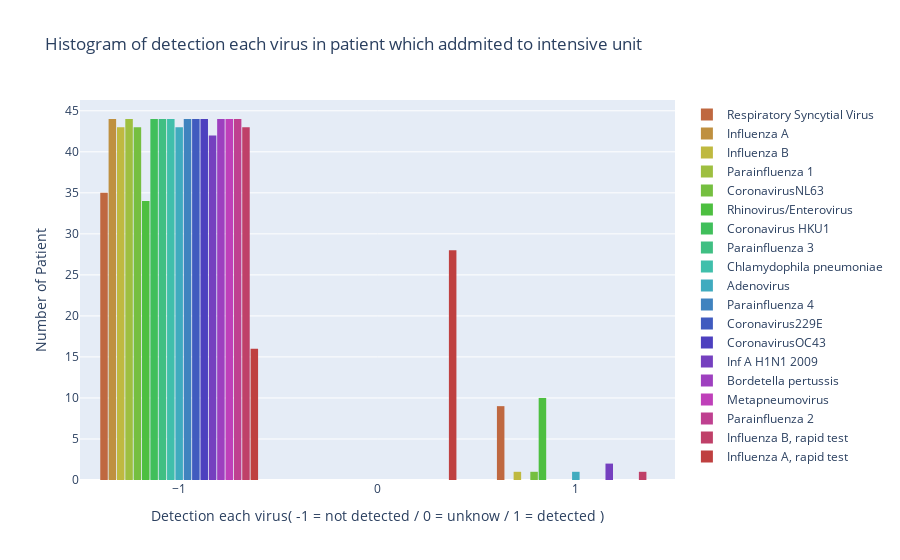

The notebook cell this image was saved under:
### Code cell
#Histogram ของ patient ที่ addmited to intensive care unit มีเชื้อไวรัสอะไรที่ตรวจพบพร้อมกับการติดโรคโควิดมากที่สุด
virus_data = balancedata[['SARS-Cov-2 exam result','Patient addmited to intensive care unit (1=yes, 0=no)','Respiratory Syncytial Virus','Influenza A','Influenza B','Parainfluenza 1','CoronavirusNL63','Rhinovirus/Enterovirus','Coronavirus HKU1','Parainfluenza 3','Chlamydophila pneumoniae','Adenovirus','Parainfluenza 4','Coronavirus229E','CoronavirusOC43','Inf A H1N1 2009','Bordetella pertussis','Metapneumovirus','Parainfluenza 2','Influenza B, rapid test','Influenza A, rapid test']]
virus_data = virus_data.replace(b'not_detected', -1)
virus_data = virus_data.replace(b'detected', 1)
virus_data['Influenza B, rapid test'].replace({
        b'negative':'-1',
        b'positive':'1'
    }, inplace=True)
virus_data['Influenza A, rapid test'].replace({
        b'negative':'-1',
        b'?':'0',
        b'positive':'1'
    }, inplace=True)
N = 20
c = ['hsl('+str(h)+',50%'+',50%)' for h in np.linspace(0, 360, N)] #color

inte_p = virus_data[virus_data['Patient addmited to intensive care unit (1=yes, 0=no)']==1]
fig = go.Figure()
fig.add_trace(go.Histogram(
    x=inte_p['Respiratory Syncytial Virus'],
    histfunc="count",
    name='Respiratory Syncytial Virus',
    marker_color=c[1],
    opacity=1
))
fig.add_trace(go.Histogram(
    x=inte_p['Influenza A'],
    histfunc="count",
    name='Influenza A',
    marker_color=c[2],
    opacity=1
))
fig.add_trace(go.Histogram(
    x=inte_p['Influenza B'],
    histfunc="count",
    name='Influenza B',
    marker_color=c[3],
    opacity=1
))
fig.add_trace(go.Histogram(
    x=inte_p['Parainfluenza 1'],
    histfunc="count",
    name='Parainfluenza 1',
    marker_color=c[4],
    opacity=1
))
fig.add_trace(go.Histogram(
    x=inte_p['CoronavirusNL63'],
    histfunc="count",
    name='CoronavirusNL63',
    marker_color=c[5],
    opacity=1
))
fig.add_trace(go.Histogram(
    x=inte_p['Rhinovirus/Enterovirus'],
    histfunc="count",
    name='Rhinovirus/Enterovirus',
    marker_color=c[6],
    opacity=1
))
fig.add_trace(go.Histogram(
    x=inte_p['Coronavirus HKU1'],
    histfunc="count",
    name='Coronavirus HKU1',
    marker_color=c[7],
    opacity=1
))
fig.add_trace(go.Histogram(
    x=inte_p['Parainfluenza 3'],
    histfunc="count",
    name='Parainfluenza 3',
    marker_color=c[8],
    opacity=1
))
fig.add_trace(go.Histogram(
    x=inte_p['Chlamydophila pneumoniae'],
    histfunc="count",
    name='Chlamydophila pneumoniae',
    marker_color=c[9],
    opacity=1
))
fig.add_trace(go.Histogram(
    x=inte_p['Adenovirus'],
    histfunc="count",
    name='Adenovirus',
    marker_color=c[10],
    opacity=1
))
fig.add_trace(go.Histogram(
    x=inte_p['Parainfluenza 4'],
    histfunc="count",
    name='Parainfluenza 4',
    marker_color=c[11],
    opacity=1
))
fig.add_trace(go.Histogram(
    x=inte_p['Coronavirus229E'],
    histfunc="count",
    name='Coronavirus229E',
    marker_color=c[12],
    opacity=1
))
fig.add_trace(go.Histogram(
    x=inte_p['CoronavirusOC43'],
    histfunc="count",
    name='CoronavirusOC43',
    marker_color=c[13],
    opacity=1
))
fig.add_trace(go.Histogram(
    x=inte_p['Inf A H1N1 2009'],
    histfunc="count",
    name='Inf A H1N1 2009',
    marker_color=c[14],
    opacity=1
))
fig.add_trace(go.Histogram(
    x=inte_p['Bordetella pertussis'],
    histfunc="count",
    name='Bordetella pertussis',
    marker_color=c[15],
    opacity=1
))
fig.add_trace(go.Histogram(
    x=inte_p['Metapneumovirus'],
    histfunc="count",
    name='Metapneumovirus',
    marker_color=c[16],
    opacity=1
))
fig.add_trace(go.Histogram(
    x=inte_p['Parainfluenza 2'],
    histfunc="count",
    name='Parainfluenza 2',
    marker_color=c[17],
    opacity=1
))
fig.add_trace(go.Histogram(
    x=inte_p['Influenza B, rapid test'],
    histfunc="count",
    name='Influenza B, rapid test',
    marker_color=c[18],
    opacity=1
))
fig.add_trace(go.Histogram(
    x=inte_p['Influenza A, rapid test'],
    histfunc="count",
    name='Influenza A, rapid test',
    marker_color=c[19],
    opacity=1
))

fig.update_layout(
    title_text='Histogram of detection each virus in patient which addmited to intensive unit', # title of plot
    xaxis_title_text='Detection each virus( -1 = not detected / 0 = unknow / 1 = detected )', # xaxis label
    yaxis_title_text='Number of Patient', # yaxis label
    bargap=0.2, # gap between bars of adjacent location coordinates
    bargroupgap=0.1 # gap between bars of the same location coordinates
)
fig.write_html("Histogram of detection each virus in patient which addmited to intensive unit.html")
fig.show()

### Figure 1 — Plotly figure (JSON) as saved in the notebook; plotly's stock layout.template omitted (floating-point values rounded to 4 significant figures)
{"data": [{"histfunc": "count", "marker": {"color": "hsl(18.94736842105263,50%,50%)"}, "name": "Respiratory Syncytial Virus", "opacity": 1, "type": "histogram", "x": [-1, -1, -1, -1, -1, 1, -1, -1, -1, -1, -1, 1, -1, -1, -1, -1, -1, -1, -1, -1, -1, -1, -1, -1, 1, -1, -1, -1, -1, 1, -1, -1, -1, 1, 1, 1, 1, -1, -1, 1, -1, -1, -1, -1]}, {"histfunc": "count", "marker": {"color": "hsl(37.89473684210526,50%,50%)"}, "name": "Influenza A", "opacity": 1, "type": "histogram", "x": [-1, -1, -1, -1, -1, -1, -1, -1, -1, -1, -1, -1, -1, -1, -1, -1, -1, -1, -1, -1, -1, -1, -1, -1, -1, -1, -1, -1, -1, -1, -1, -1, -1, -1, -1, -1, -1, -1, -1, -1, -1, -1, -1, -1]}, {"histfunc": "count", "marker": {"color": "hsl(56.84210526315789,50%,50%)"}, "name": "Influenza B", "opacity": 1, "type": "histogram", "x": [-1, -1, -1, -1, -1, -1, -1, -1, -1, -1, -1, -1, -1, -1, -1, -1, -1, -1, -1, -1, -1, -1, -1, -1, -1, -1, 1, -1, -1, -1, -1, -1, -1, -1, -1, -1, -1, -1, -1, -1, -1, -1, -1, -1]}, {"histfunc": "count", "marker": {"color": "hsl(75.78947368421052,50%,50%)"}, "name": "Parainfluenza 1", "opacity": 1, "type": "histogram", "x": [-1, -1, -1, -1, -1, -1, -1, -1, -1, -1, -1, -1, -1, -1, -1, -1, -1, -1, -1, -1, -1, -1, -1, -1, -1, -1, -1, -1, -1, -1, -1, -1, -1, -1, -1, -1, -1, -1, -1, -1, -1, -1, -1, -1]}, {"histfunc": "count", "marker": {"color": "hsl(94.73684210526315,50%,50%)"}, "name": "CoronavirusNL63", "opacity": 1, "type": "histogram", "x": [-1, -1, -1, -1, -1, -1, -1, -1, -1, -1, -1, -1, -1, -1, -1, -1, -1, -1, -1, -1, -1, -1, -1, -1, -1, -1, 1, -1, -1, -1, -1, -1, -1, -1, -1, -1, -1, -1, -1, -1, -1, -1, -1, -1]}, {"histfunc": "count", "marker": {"color": "hsl(113.68421052631578,50%,50%)"}, "name": "Rhinovirus/Enterovirus", "opacity": 1, "type": "histogram", "x": [-1, -1, 1, -1, -1, -1, 1, -1, -1, -1, -1, -1, -1, 1, 1, -1, -1, -1, 1, -1, 1, -1, -1, 1, -1, 1, -1, -1, -1, 1, -1, -1, -1, -1, -1, -1, -1, 1, -1, -1, -1, -1, -1, -1]}, {"histfunc": "count", "marker": {"color": "hsl(132.6315789473684,50%,50%)"}, "name": "Coronavirus HKU1", "opacity": 1, "type": "histogram", "x": [-1, -1, -1, -1, -1, -1, -1, -1, -1, -1, -1, -1, -1, -1, -1, -1, -1, -1, -1, -1, -1, -1, -1, -1, -1, -1, -1, -1, -1, -1, -1, -1, -1, -1, -1, -1, -1, -1, -1, -1, -1, -1, -1, -1]}, {"histfunc": "count", "marker": {"color": "hsl(151.57894736842104,50%,50%)"}, "name": "Parainfluenza 3", "opacity": 1, "type": "histogram", "x": [-1, -1, -1, -1, -1, -1, -1, -1, -1, -1, -1, -1, -1, -1, -1, -1, -1, -1, -1, -1, -1, -1, -1, -1, -1, -1, -1, -1, -1, -1, -1, -1, -1, -1, -1, -1, -1, -1, -1, -1, -1, -1, -1, -1]}, {"histfunc": "count", "marker": {"color": "hsl(170.52631578947367,50%,50%)"}, "name": "Chlamydophila pneumoniae", "opacity": 1, "type": "histogram", "x": [-1, -1, -1, -1, -1, -1, -1, -1, -1, -1, -1, -1, -1, -1, -1, -1, -1, -1, -1, -1, -1, -1, -1, -1, -1, -1, -1, -1, -1, -1, -1, -1, -1, -1, -1, -1, -1, -1, -1, -1, -1, -1, -1, -1]}, {"histfunc": "count", "marker": {"color": "hsl(189.4736842105263,50%,50%)"}, "name": "Adenovirus", "opacity": 1, "type": "histogram", "x": [-1, -1, -1, 1, -1, -1, -1, -1, -1, -1, -1, -1, -1, -1, -1, -1, -1, -1, -1, -1, -1, -1, -1, -1, -1, -1, -1, -1, -1, -1, -1, -1, -1, -1, -1, -1, -1, -1, -1, -1, -1, -1, -1, -1]}, {"histfunc": "count", "marker": {"color": "hsl(208.42105263157893,50%,50%)"}, "name": "Parainfluenza 4", "opacity": 1, "type": "histogram", "x": [-1, -1, -1, -1, -1, -1, -1, -1, -1, -1, -1, -1, -1, -1, -1, -1, -1, -1, -1, -1, -1, -1, -1, -1, -1, -1, -1, -1, -1, -1, -1, -1, -1, -1, -1, -1, -1, -1, -1, -1, -1, -1, -1, -1]}, {"histfunc": "count", "marker": {"color": "hsl(227.36842105263156,50%,50%)"}, "name": "Coronavirus229E", "opacity": 1, "type": "histogram", "x": [-1, -1, -1, -1, -1, -1, -1, -1, -1, -1, -1, -1, -1, -1, -1, -1, -1, -1, -1, -1, -1, -1, -1, -1, -1, -1, -1, -1, -1, -1, -1, -1, -1, -1, -1, -1, -1, -1, -1, -1, -1, -1, -1, -1]}, {"histfunc": "count", "marker": {"color": "hsl(246.3157894736842,50%,50%)"}, "name": "CoronavirusOC43", "opacity": 1, "type": "histogram", "x": [-1, -1, -1, -1, -1, -1, -1, -1, -1, -1, -1, -1, -1, -1, -1, -1, -1, -1, -1, -1, -1, -1, -1, -1, -1, -1, -1, -1, -1, -1, -1, -1, -1, -1, -1, -1, -1, -1, -1, -1, -1, -1, -1, -1]}, {"histfunc": "count", "marker": {"color": "hsl(265.2631578947368,50%,50%)"}, "name": "Inf A H1N1 2009", "opacity": 1, "type": "histogram", "x": [-1, 1, -1, -1, 1, -1, -1, -1, -1, -1, -1, -1, -1, -1, -1, -1, -1, -1, -1, -1, -1, -1, -1, -1, -1, -1, -1, -1, -1, -1, -1, -1, -1, -1, -1, -1, -1, -1, -1, -1, -1, -1, -1, -1]}, {"histfunc": "count", "marker": {"color": "hsl(284.2105263157895,50%,50%)"}, "name": "Bordetella pertussis", "opacity": 1, "type": "histogram", "x": [-1, -1, -1, -1, -1, -1, -1, -1, -1, -1, -1, -1, -1, -1, -1, -1, -1, -1, -1, -1, -1, -1, -1, -1, -1, -1, -1, -1, -1, -1, -1, -1, -1, -1, -1, -1, -1, -1, -1, -1, -1, -1, -1, -1]}, {"histfunc": "count", "marker": {"color": "hsl(303.1578947368421,50%,50%)"}, "name": "Metapneumovirus", "opacity": 1, "type": "histogram", "x": [-1, -1, -1, -1, -1, -1, -1, -1, -1, -1, -1, -1, -1, -1, -1, -1, -1, -1, -1, -1, -1, -1, -1, -1, -1, -1, -1, -1, -1, -1, -1, -1, -1, -1, -1, -1, -1, -1, -1, -1, -1, -1, -1, -1]}, {"histfunc": "count", "marker": {"color": "hsl(322.1052631578947,50%,50%)"}, "name": "Parainfluenza 2", "opacity": 1, "type": "histogram", "x": [-1, -1, -1, -1, -1, -1, -1, -1, -1, -1, -1, -1, -1, -1, -1, -1, -1, -1, -1, -1, -1, -1, -1, -1, -1, -1, -1, -1, -1, -1, -1, -1, -1, -1, -1, -1, -1, -1, -1, -1, -1, -1, -1, -1]}, {"histfunc": "count", "marker": {"color": "hsl(341.05263157894734,50%,50%)"}, "name": "Influenza B, rapid test", "opacity": 1, "type": "histogram", "x": ["-1", "-1", "-1", "-1", "-1", "-1", "-1", "-1", "-1", "-1", "-1", "-1", "-1", "-1", "-1", "-1", "-1", "-1", "-1", "-1", "-1", "-1", "-1", "-1", "-1", "-1", "-1", "-1", "-1", "-1", "-1", "-1", "-1", "-1", "-1", "-1", "-1", "1", "-1", "-1", "-1", "-1", "-1", "-1"]}, {"histfunc": "count", "marker": {"color": "hsl(360.0,50%,50%)"}, "name": "Influenza A, rapid test", "opacity": 1, "type": "histogram", "x": ["0", "0", "-1", "-1", "0", "-1", "0", "0", "0", "0", "0", "-1", "0", "-1", "0", "-1", "0", "0", "-1", "-1", "0", "-1", "0", "0", "0", "0", "0", "0", "-1", "0", "0", "0", "0", "0", "0", "0", "-1", "-1", "0", "-1", "0", "-1", "-1", "-1"]}], "layout": {"bargap": 0.2, "bargroupgap": 0.1, "title": {"text": "Histogram of detection each virus in patient which addmited to intensive unit"}, "xaxis": {"title": {"text": "Detection each virus( -1 = not detected / 0 = unknow / 1 = detected )"}}, "yaxis": {"title": {"text": "Number of Patient"}}}}
